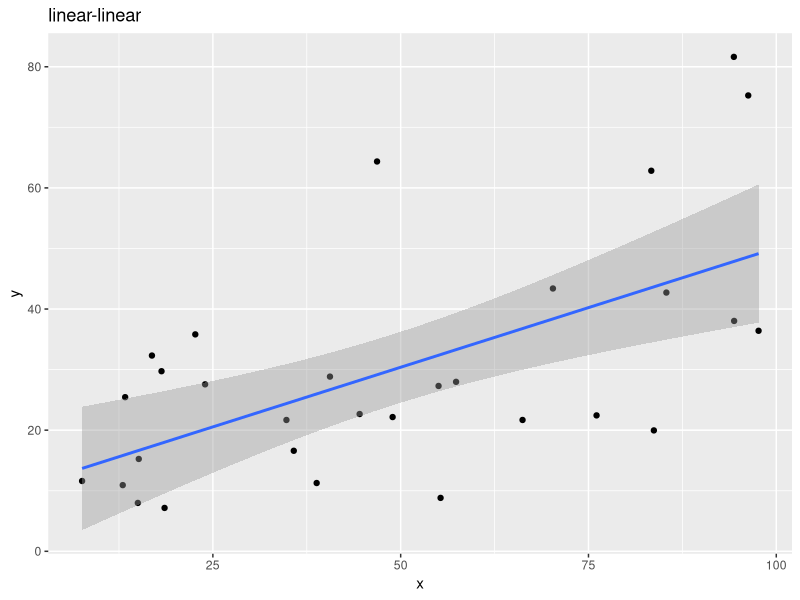
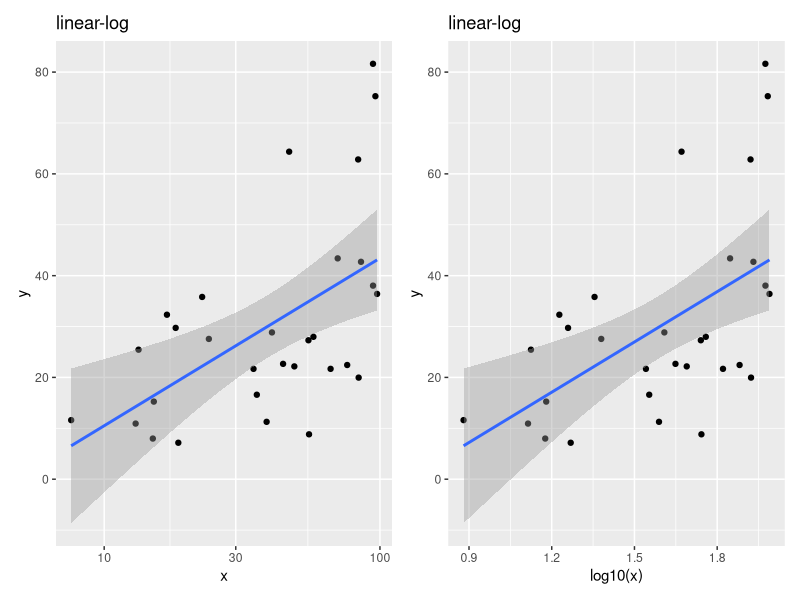
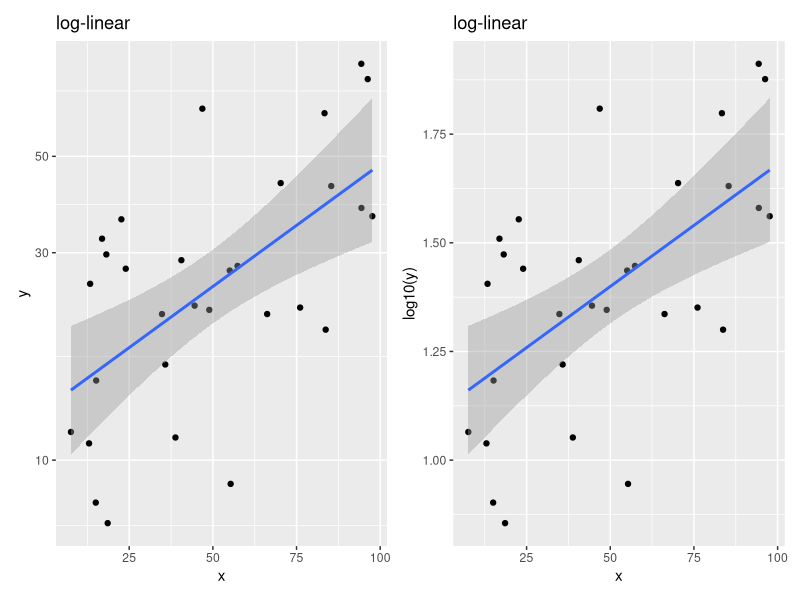
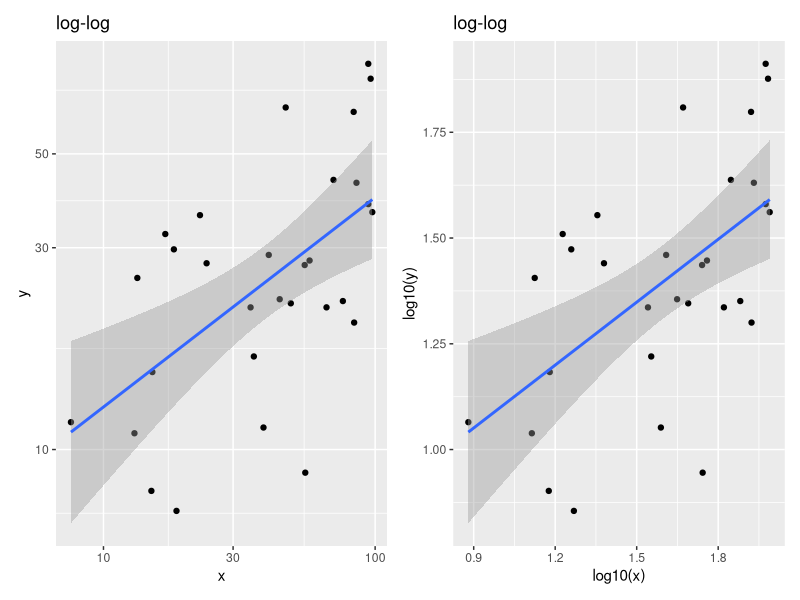

Generate these figures, in order, with R:
## ---- chunk 1

library(tidyverse) # for plotting and piping
library(kableExtra) # for pretty table printing
library(broom) # for making tidy tables
library(patchwork) # for pretty and easy panel plots

# we also set the random see so we get the same numebrs each time we 
# run this script.
set.seed(2)
## ---- chunk 2

# number of observations to generate
n <- 30

# generate some x data from a random uniform distribution
x <- runif(n, 0.1, 100)

# define a slope and intercept 
b0 <- 1     # intercept
b1 <- 0.25 # slope

# define residual error as standard deviation
sigma <- 0.2

# generate y
y <- 10 ^ (b0 + b1 * log10(x) + rnorm(n, 0, sigma))

# bundle them into a data.frame for ease of plotting and modelling
dd_df <- data.frame(x, y)

## ---- chunk 3

# fit a linear model to the raw data
m_linear <- glm(y ~x, data = dd_df)

# plot the raw data and add a linear fit
g_linear <- ggplot(data = dd_df, 
                   mapping = aes(x = x, 
                                 y = y)) + 
  geom_point() + 
  geom_smooth(method = "lm") + 
  ggtitle("linear-linear")
  # scale_x_log10() + 
  # scale_y_log10()

print(g_linear)

## ---- chunk 4

# here we take the fitted model tidy it up from a function in the broom 
# package and print using kable and specify 2 decimal places.
m_linear %>% 
  broom::tidy() %>% 
  kable(digits = 2, format = "html") #%>%
  # kable_styling

## ---- chunk 5

# we take advantage of ggplots feature that allows us to build a new figure 
# on the back of another and modify or overwrite some of the plotting rules.
g_linear_log <- g_linear + scale_x_log10() + ggtitle("linear-log")

# A slightly different approach would be to actually transform the x
# varaible
g_linear_log_alt <- g_linear + aes(x = log10(x)) + ggtitle("linear-log")



print((g_linear_log | g_linear_log_alt))

## ---- chunk 6
# fit a linear model to the raw data
m_linear_log <- glm(y ~ log10(x), data = dd_df)

# here we take the fitted model tidy it up from a function in the broom 
# package and print using kable and specify 2 decimal places.
m_linear_log %>% 
  broom::tidy() %>% 
  kable(digits = 2, format = "html") #%>%
  # kable_styling


## ---- chunk 7

# N.B TAKE GREAT CARE WITH THE NAMES OF OBJECTS WHICH ARE NOW
# VERY SIMILAR TO THOSE ABOVE!!

# we take advantage of ggplots feature that allows us to build a new figure 
# on the back of another and modify or overwrite some of the plotting rules.
g_log_linear <- g_linear + scale_y_log10() + 
  ggtitle("log-linear")

# A slightly different approach would be to actually transform the x
# varaible
g_log_linear_alt <- g_linear + aes(y = log10(y)) + ggtitle("log-linear")



print((g_log_linear | g_log_linear_alt))

## ---- chunk 8
# fit a linear model to the raw data
m_log_linear <- glm(log10(y) ~ x, data = dd_df)

# here we take the fitted model tidy it up from a function in the broom 
# package and print using kable and specify 2 decimal places.
m_log_linear %>% 
  broom::tidy() %>% 
  kable(digits = 2, format = "html") #%>%
  # kable_styling


## ---- chunk 9

# predict y at x = 10 and x = 20
y_hat <- 10 ^ predict(m_log_linear, newdata = data.frame(x = c(10, 20)), 
              type = "response")

## ---- chunk 10

# N.B TAKE GREAT CARE WITH THE NAMES OF OBJECTS WHICH ARE NOW
# VERY SIMILAR TO THOSE ABOVE!!

# we take advantage of ggplots feature that allows us to build a new figure 
# on the back of another and modify or overwrite some of the plotting rules.
g_log_log <- g_linear + scale_y_log10() + scale_x_log10() + 
  ggtitle("log-log")

# A slightly different approach would be to actually transform the x
# varaible
g_log_log_alt <- g_linear + aes(x = log10(x), 
                                    y = log10(y)) + 
  ggtitle("log-log")



print((g_log_log | g_log_log_alt))

## ---- chunk 11
# fit a linear model to the raw data
m_log_log <- glm(log10(y) ~ log10(x), data = dd_df)

# here we take the fitted model tidy it up from a function in the broom 
# package and print using kable and specify 2 decimal places.
m_log_log %>% 
  broom::tidy() %>% 
  kable(digits = 2, format = "html") #%>%
  # kable_styling


## ---- chunk 12

# predict y at x = 10 and x = 20
y_hat <- 10 ^ predict(m_log_log, newdata = data.frame(x = c(10, 20)), 
              type = "response")
